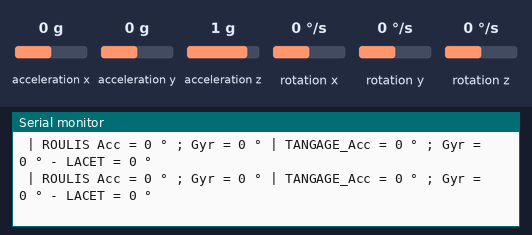
Recording of a sketch running on a simulated Arduino Uno, built with avr-gcc and run on an emulated ATmega328P. Parts: the last lines printed to the serial monitor. Inputs (shaded band) come from the test bench; at power-on: acceleration x 0 g, acceleration y 0 g, acceleration z 1 g, rotation x 0 °/s, rotation y 0 °/s, rotation z 0 °/s.

Above: at 1.9 s.
2.0 s: acceleration x set to -1.4 g
At 2.7 s:
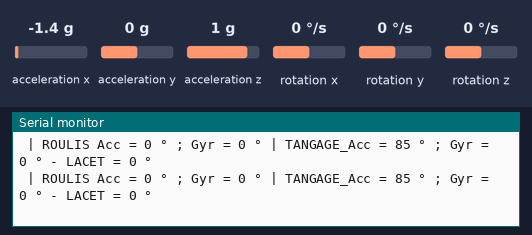
5.0 s: acceleration y set to -1.4 g
At 5.6 s:
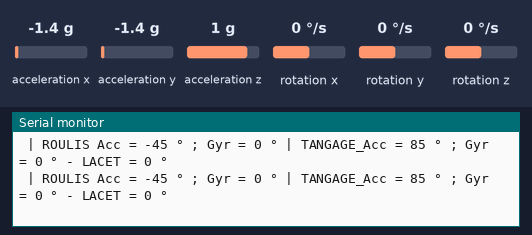
8.0 s: acceleration z set to 0.8 g
At 8.7 s:
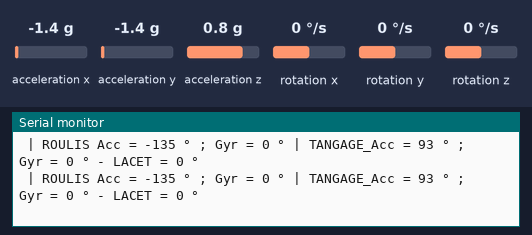
11.0 s: rotation x set to -192 °/s
At 11.6 s:
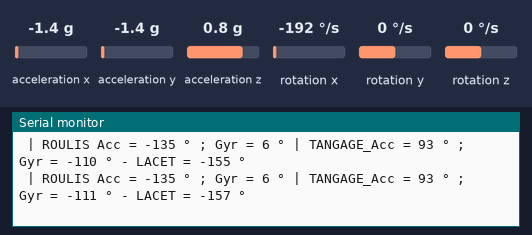
14.0 s: rotation y set to -192 °/s
At 14.7 s:
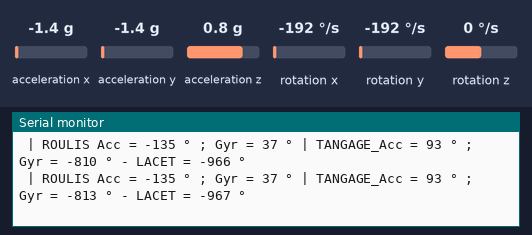
17.0 s: rotation z set to -192 °/s
At 17.5 s:
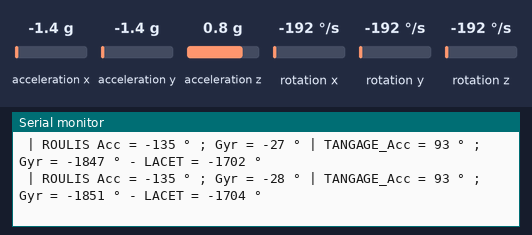
Timing chart, 0 to 20.0 s (numbered marks = the images above; inputs shaded):
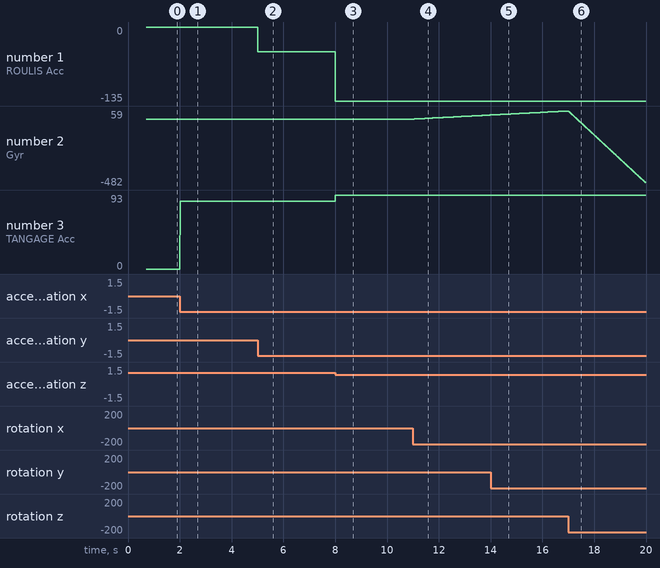

The sketch:

INO_6_Calcul_angles-gyrometre-2_LSM6DS3.ino
```cpp
// (licence header left out)
  #define f_ech         250                     //Choix d'une fréquence en Hz pour le calcul à intervalle régulier
  #define sensi_acc     488                     //Sensibilité de l'accéléromètre en milli g/LSB   (réglé par défault pour 16 g     calculé en fonction de la pleine échelle)
  #define sensi_gyr   70000                     //Sensibilité du gyromètre       en milli dps/LSB (réglé par défault pour 2000 °/s calculé en fonction de la pleine échelle)

  #include "LSM6DS3.h"                          //Appel de la bibliothèque de la centrale
  #include "Wire.h"                             //Appel de la bibliothèque de gestion de la communication I2C

  LSM6DS3 myIMU(I2C_MODE, 0x6A);                //Déclaration de la méthode "MyIMU" pour l'utilisation de la centrale

  int16_t  ax_brut, ay_brut, az_brut;           //Variables pour la lecture des valeurs brutes d'accélérations (accéléromètre)
  int16_t  gx_brut, gy_brut, gz_brut;           //Variables pour la lecture des valeurs brutes des vitesses angulaires (gyromètre)
  int32_t  ax_offset, ay_offset, az_offset;     //Variables pour le stockage des valeurs d'offsets de l'accéléromètre
  int32_t  gx_offset, gy_offset, gz_offset;     //Variables pour le stockage des valeurs d'offsets du gyromètre
  float    Ax,Ay,Az,Gx,Gy,Gz;                   //Variables pour le calcul des valeurs réelles
  float    roulis_acc, tangage_acc;             //Variables pour le calcul des angles d'inclinaisons avec l'accéléromètre : ROULIS et TANGAGE
  float    roulis_gyr, tangage_gyr, lacet_gyr;  //Variables pour le calcul des angles d'inclinaisons avec le gyromètre : ROULIS, TANGAGE et LACET

  uint32_t t0;                                  //Variable pour stocker le temps absolu ( fonction millis() débordement après 50 jours environ )

/* #### ROUTINE D'INITIALISATION  (exécutée une seule fois) #### */
void setup()
{
  Serial.begin(115200);                       //démarrage de la fonction de communication série pour affichage sur le moniteur série
  /* -- Démarrage de la centrale et test de bon fonctionnement -- */
  if (myIMU.begin() != 0) {
      Serial.println("Problème de connexion avec la centrale");
  } else {
      Serial.println("Centrale prête à fonctionner ! ");
  }

  etalonnage();                               //Appel de la routine d'étalonnage
}

/* #### BOUCLE PRINCIPALE (exécutée en permanence) #### */
void loop()
{
  lecture_valeurs_brutes();                                  //Appel de la routine de lecture des valeurs brutes

  /* -- Calculs des valeurs réelles -- */
  Ax = float(ax_brut - ax_offset ) * sensi_acc / 1000000;    //Calcul des valeurs d'accélérations en g en fonction de la sensibilité du capteur
  Ay = float(ay_brut - ay_offset ) * sensi_acc / 1000000;    //Les valeurs brutes sont codées sur 16 bits (0 et 65535)
  Az = float(az_brut - az_offset ) * sensi_acc / 1000000;    //La sensibilité du capteur dépend de la valeur pleine échelle choisie en haut et définie dans les réglages du capteur
  Gx = float(gx_brut - gx_offset ) * sensi_gyr / 1000000;    //Calcul des valeurs de vitesses angulaires en °/s
  Gy = float(gy_brut - gy_offset ) * sensi_gyr / 1000000;
  Gz = float(gz_brut - gz_offset ) * sensi_gyr / 1000000;

  /* -- Calcul des angles de ROULIS et TANGAGE à partir de l'accéléromètre -- */
    //CHOIX N°1 LACET autour de Z puis ROULIS autour de X puis TANGAGE autour de Y
  if ( Az >= 0) roulis_acc  = atan2( Ay ,   sqrt( pow(Ax, 2) + pow(Az, 2)) ) * RAD_TO_DEG;
  else          roulis_acc  = atan2( Ay , - sqrt( pow(Ax, 2) + pow(Az, 2)) ) * RAD_TO_DEG;

                tangage_acc = atan2( - Ax , Az ) * RAD_TO_DEG;

  /* -- Calcul des vitesses angulaires autour des axes de ROULIS, TANGAGE et LACET en fonction de l'inclinaison mesurée par l'accéléromètre  -- */
  float lacet_vitesse   = ( -Gx * sin(tangage_acc * DEG_TO_RAD) + Gz * cos(tangage_acc * DEG_TO_RAD) ) / cos(roulis_acc * DEG_TO_RAD);
  float roulis_vitesse  = Gx * cos(tangage_acc * DEG_TO_RAD) + Gz * sin(tangage_acc * DEG_TO_RAD);
  float tangage_vitesse = Gy + ( Gx * sin(tangage_acc * DEG_TO_RAD) - Gz * cos(tangage_acc * DEG_TO_RAD) ) * tan(roulis_acc * DEG_TO_RAD);

  /* -- Calcul des angles de ROULIS ET TANGAGE à partir du gyromètre à chaque période (voir explications des calculs) -- */
  uint16_t T_ech = millis() - t0;     //Mesure du temps écoulé depuis le dernier calcul

      //Calcul à intervalle régulier si le temps atteint la période T_ech = 1 /f_ech (fréquence d'échantillonnage)
  if ( T_ech >= ( 1000 / f_ech) )     //Calcul à intervalle régulier si le temps atteint la période T_ech = 1 /f_ech
  {
    //Calcul des angles mesurés par le gyromètre par intégration numérique
    lacet_gyr   += lacet_vitesse   * float(T_ech) / 1000;
    roulis_gyr  += roulis_vitesse  * float(T_ech) / 1000;
    tangage_gyr += tangage_vitesse * float(T_ech) / 1000;

    t0 = millis();  //réinitialisation du temps pour le prochain calcul
  }


  /* -- Affichage des valeurs lues par la centrale -- */
  //Serial.print("ACC ( ");    Serial.print(Ax,1); Serial.print(" , "); Serial.print(Ay,1);  Serial.print(" , ");  Serial.print(Az,1); Serial.print(" ) g ");
  //Serial.print(" | GYR ( "); Serial.print(Gx,0); Serial.print(", ");  Serial.print(Gy,0);  Serial.print(" , ");  Serial.print(Gz,0); Serial.print(" ) deg/s");

  Serial.print(" | ROULIS Acc = ");  Serial.print(roulis_acc , 0);  Serial.print(" °");
  Serial.print(" ; Gyr = ");         Serial.print(roulis_gyr , 0);  Serial.print(" °");

  Serial.print(" | TANGAGE_Acc = "); Serial.print(tangage_acc , 0); Serial.print(" °");
  Serial.print(" ; Gyr = ");         Serial.print(tangage_gyr , 0); Serial.print(" °");

  Serial.print(" - LACET = ");       Serial.print(lacet_gyr , 0);   Serial.print(" °");

  Serial.println();
}

/****************************************************
 *      ROUTINE DE LECTURE DES VALEURS BRUTES       *
 ****************************************************/
void lecture_valeurs_brutes()
{
  /* -- Lecture des valeurs brutes -- */
  ax_brut = myIMU.readRawAccelX();
  ay_brut = myIMU.readRawAccelY();
  az_brut = myIMU.readRawAccelZ();
  gx_brut = myIMU.readRawGyroX();
  gy_brut = myIMU.readRawGyroY();
  gz_brut = myIMU.readRawGyroZ();
}


/****************************************************
 *      ROUTINE D'ETALONNAGE calcul des offsets     *
 ****************************************************/
void etalonnage()
{
  int nombre_echantillons = 1000; //Variable locale pour définir le nombre d'itération du calcul

  //Réinitialisation des offsets
  ax_offset = 0;
  ay_offset = 0;
  az_offset = 0;
  gx_offset = 0;
  gy_offset = 0;
  gz_offset = 0;

  //Boucle de sommation de chaque valeur pour le calcul de la moyenne
  for (int i = 1; i <= nombre_echantillons; i++)
  {
    lecture_valeurs_brutes();
    ax_offset += ax_brut;
    ay_offset += ay_brut;
    az_offset += az_brut;
    gx_offset += gx_brut;
    gy_offset += gy_brut;
    gz_offset += gz_brut;
  }

  //Calcul de la moyenne des valeurs mesurées pendant les itérations
  ax_offset /= nombre_echantillons;
  ay_offset /= nombre_echantillons;
  az_offset /= nombre_echantillons;
  gx_offset /= nombre_echantillons;
  gy_offset /= nombre_echantillons;
  gz_offset /= nombre_echantillons;

  //Rectification de l'offset sur Z pour qu'il donne 1g en statique (fonction de la sensibilité)
  az_offset -= 1000000 / sensi_acc;
}
```

Measured:
- after the input at 2.0 s, the serial monitor: prints a new line at once (image 1)
- after the input at 5.0 s, the serial monitor: prints a new line at once (image 2)
- after the input at 8.0 s, the serial monitor: prints a new line at once (image 3)
- after the input at 11.0 s, the serial monitor: prints a new line at once (image 4)
- plotted number 1: 0 → -45 after the input at 5.0 s, -45 → -135 after the input at 8.0 s
- plotted number 2: 0 → 30 after the input at 11.0 s
- plotted number 3: 0 → 85 after the input at 2.0 s, 85 → 93 after the input at 8.0 s
